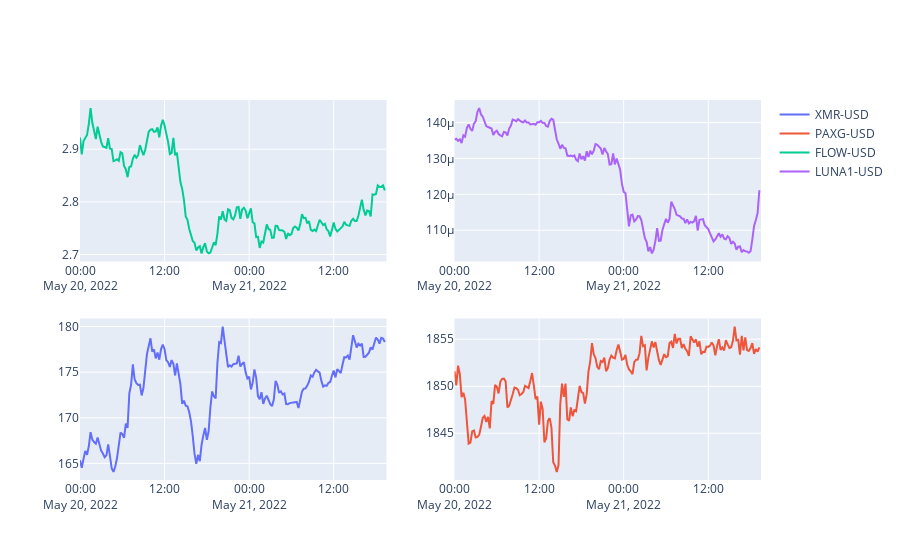

Source (notebook cell):
### Code cell
plt_coins

### Figure 1 — Plotly figure (JSON) as saved in the notebook; plotly's stock layout.template omitted (floating-point values rounded to 4 significant figures; data arrays with more than 128 entries replaced by an {"elided": "..."} marker saying what was removed)
{"data": [{"name": "XMR-USD", "type": "scatter", "x": {"elided": "176 str values"}, "xaxis": "x", "y": {"elided": "176 float values"}, "yaxis": "y"}, {"name": "PAXG-USD", "type": "scatter", "x": {"elided": "176 str values"}, "xaxis": "x2", "y": {"elided": "176 float values"}, "yaxis": "y2"}, {"name": "FLOW-USD", "type": "scatter", "x": {"elided": "176 str values"}, "xaxis": "x3", "y": {"elided": "176 float values"}, "yaxis": "y3"}, {"name": "LUNA1-USD", "type": "scatter", "x": {"elided": "176 str values"}, "xaxis": "x4", "y": {"elided": "176 float values"}, "yaxis": "y4"}], "layout": {"autosize": true, "xaxis": {"anchor": "y", "autorange": true, "domain": [0, 0.45], "range": ["2022-05-20", "2022-05-21 19:29"], "type": "date"}, "xaxis2": {"anchor": "y2", "autorange": true, "domain": [0.55, 1], "range": ["2022-05-20", "2022-05-21 19:29"], "type": "date"}, "xaxis3": {"anchor": "y3", "autorange": true, "domain": [0, 0.45], "range": ["2022-05-20", "2022-05-21 19:29"], "type": "date"}, "xaxis4": {"anchor": "y4", "autorange": true, "domain": [0.55, 1], "range": ["2022-05-20", "2022-05-21 19:29"], "type": "date"}, "yaxis": {"anchor": "x", "autorange": true, "domain": [0, 0.425], "range": [163.2, 180.9], "type": "linear"}, "yaxis2": {"anchor": "x2", "autorange": true, "domain": [0, 0.425], "range": [1840.0, 1857.0], "type": "linear"}, "yaxis3": {"anchor": "x3", "autorange": true, "domain": [0.575, 1], "range": [2.687, 2.994], "type": "linear"}, "yaxis4": {"anchor": "x4", "autorange": true, "domain": [0.575, 1], "range": [0.0001013, 0.0001463], "type": "linear"}}}
